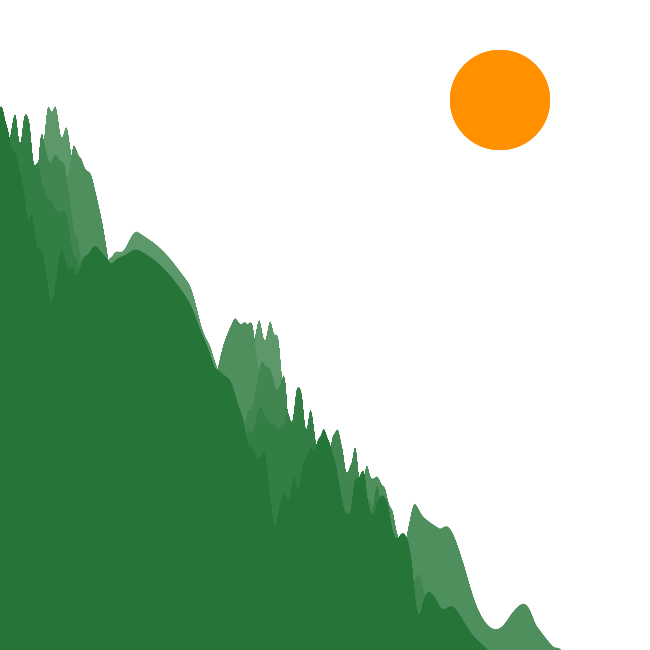
Frame 1 (no input)
Frame 60 (the mouse pressed at the canvas centre just before this capture): identical to frame 1, image omitted
Frame 120 (the mouse held since frame 60 and released just before this capture): identical to frame 1, image omitted

The Processing sketch that drew this single still picture (run headless with seeded random() and noise(); from frame 60 on, the mouse is pressed at the canvas centre):

// Processing sketch: background
// ── background.pde
 float theta, step;  
 int num=5, frames = 1200;  
 Layer[] layers = new Layer[num];  //

void setup() {  
size(650, 650);  
 step = (height-120)/num;  
for (int i=0; i<num; i++) {  
  layers[i] = new Layer(-20+i*step, random(1000), i+1);
  }
 }  
 
 void draw() {  
  background(#ffffff);  
  
   for (int i=0; i<layers.length; i++) {  
    color col = lerpColor(#176C2B, #ffffff, 0.3-0.3/num*i);  
    fill(col);  
    layers[i].display();
    fill(#FF9100);
    ellipse(500, 100, 100, 100);
 }  
  theta += TWO_PI/frames;  

}  
 
 class Layer {  
 
   float start, noize, speed;  
   float a, b;  
 
   Layer(float x, float y, float z) {  
     start = x;  
    noize = y;  
    speed = z;
   }  
 
  void display() {  
    a = b;  
    noStroke();  
     for (int x=0; x<width; x+=1) {  
     float y = x + noise(noize+sin(a)*3)*step*3.5;  
       rect(x, height, 1, -height+y);  
      a+=TWO_PI/(width);
     }  
   
  }
 }  
